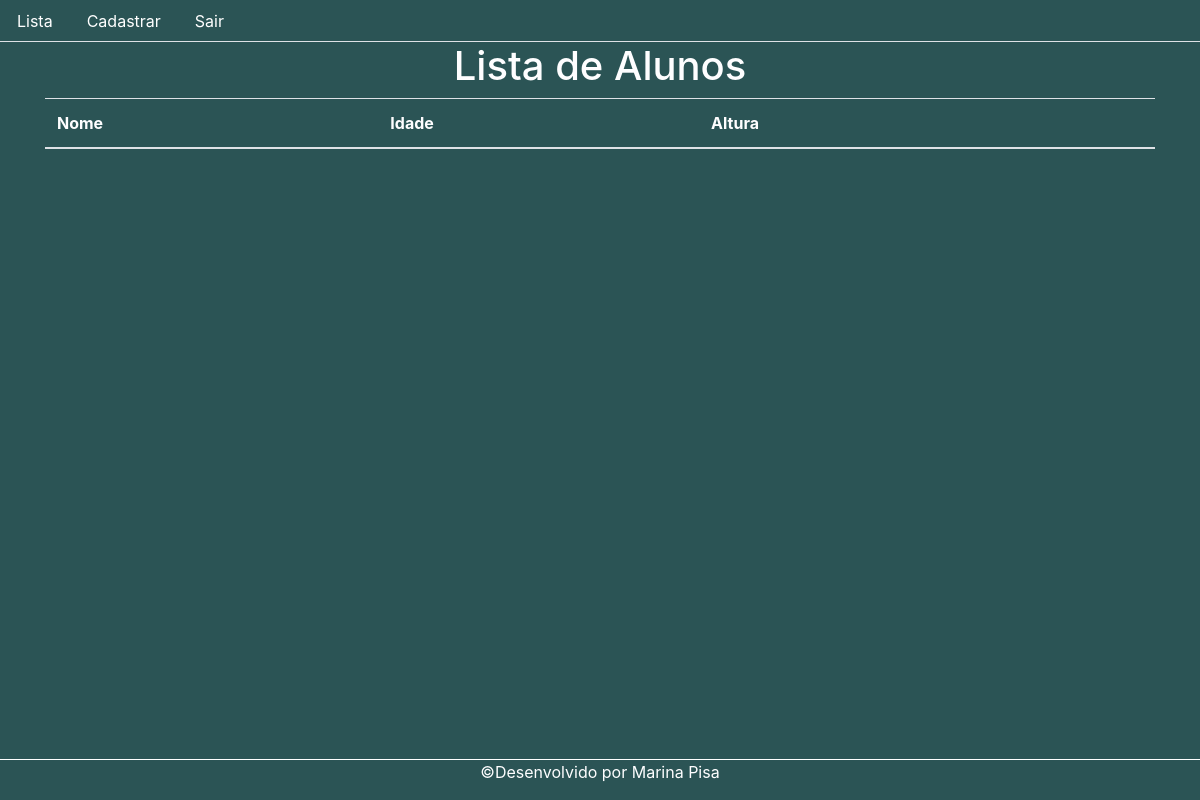
The app's page /, older data.
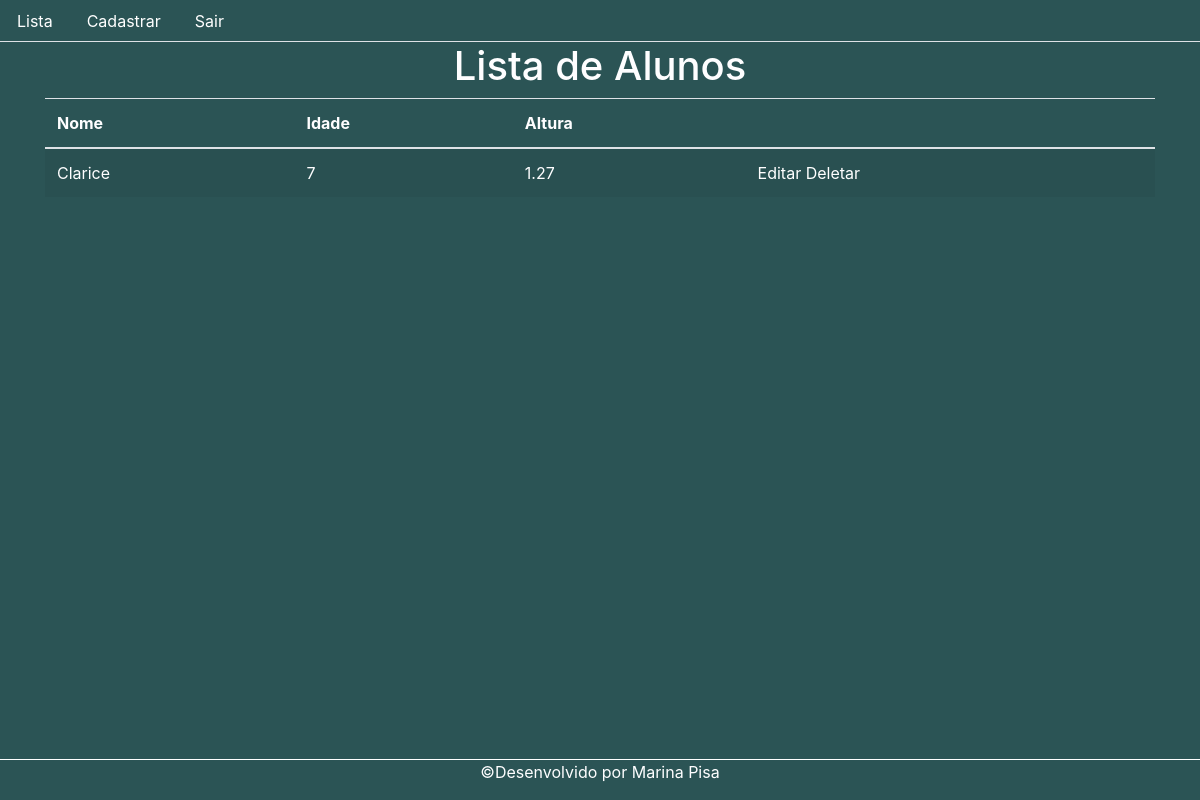
The same page, newer data.
### Models/pessoa.py (models this page shows, shortened)
class Pessoa(db.Model):
   id       = db.Column(db.Integer, primary_key=True, autoincrement=True)
   nome     = db.Column(db.String(15), nullable=False)
   idade    = db.Column(db.String(40), nullable=False)
   altura   = db.Column(db.String(20), nullable=False)

### view.py (the view)
@app.route('/')
def inicio():
    lista = Pessoa.query.order_by(Pessoa.id)
    return render_template('lista.html', titulo = 'Lista de Alunos', pessoas = lista)

### templates/lista.html
{% extends "template.html" %}
{% block conteudo%}
        <table class="table table-striped">
            <thead>
                <tr>
                    <th scope="col">Nome</th>
                    <th scope="col">Idade</th>
                    <th scope="col">Altura</th>
                    <th></th>
                </tr>
            </thead>
            <tbody>
                {% for pessoa in pessoas %}
                <tr>
                    <td>{{pessoa.nome}}</td>
                    <td>{{pessoa.idade}}</td>
                    <td>{{pessoa.altura}}</td>
                    <td>
                        <a href="{{url_for('editar', id=pessoa.id)}}">Editar</a>
                        <a href="{{url_for('deletar', id=pessoa.id)}}">Deletar</a>
                    </td>
                </tr>
                {% endfor %}
            </tbody>
        </table>
{% endblock %}

### templates/template.html (shortened to what this page needs)
<!DOCTYPE html>
<html lang="pt-Br">
<head>
    <link rel="stylesheet" href="https://stackpath.bootstrapcdn.com/bootstrap/4.1.3/css/bootstrap.min.css"
>
    <link rel="stylesheet" href="{{url_for('static', filename='style.css')}}">
</head>
<body>
    <header>
        <ul class="nav nav-tabs">
            <li class="nav-item">
                <a class="nav-link" href="/">Lista</a>
            </li>
            <li class="nav-item">
                <a class="nav-link" href="/novo">Cadastrar</a>
            </li>
            <li class="nav-item">
                <a class="nav-link" href="/logout">Sair</a>
            </li>
        </ul>
    </header>
    <div class="container">
        <div class="page-header">
            <h1>{{titulo}}</h1>
        </div>
        {% block conteudo%}
        {% endblock %}
    </div>
    <footer>
        <p>&copy;Desenvolvido por Marina Pisa</p>
    </footer>
</body>

### static/style.css (style rules this page uses)
body { color: rgb(254, 254, 255); background: rgb(43, 84, 85); }
h1 { text-align: center; }
a { color: white; }
footer { position: absolute; bottom: 0; width: 100%; border-top: 1px solid white; text-align: center; }

Row changes from the older to the newer data that the page shows:
added Pessoa: nome "Clarice", idade "7", altura "1.27"
